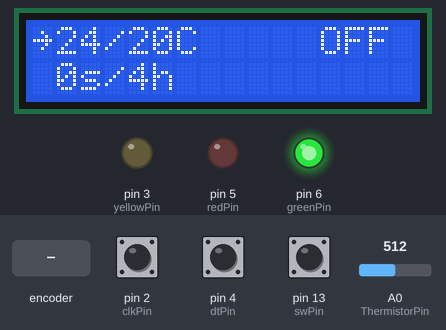
Bench run of a sketch on a simulated Arduino Uno, built with avr-gcc and run on an emulated ATmega328P. Shown: 16×2 character LCD, output pins drawn as LEDs (lit = HIGH). The test bench sets the inputs (shaded band); at power-on: A0 (ThermistorPin) = 512, pin 13 (swPin) HIGH, pin 2 (clkPin) HIGH, pin 4 (dtPin) HIGH. What the sketch prints to the serial monitor is not drawn.

Above: at 1.2 s.
1.3 s: A0 (ThermistorPin) set to 122
At 4.1 s:
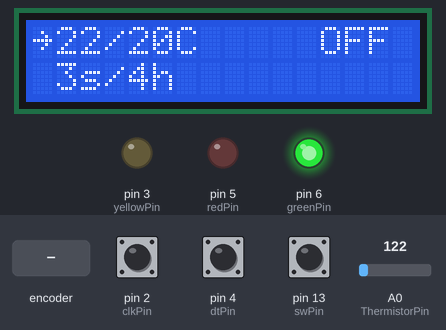
4.3 s: pin 13 (swPin) pulled LOW for 0.15 s
At 4.86 s:
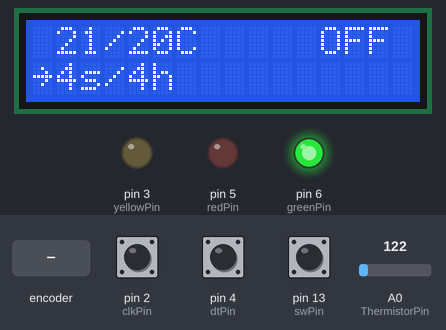
5.0 s: pin 13 (swPin) pulled LOW for 3.2 s
At 9.2 s:
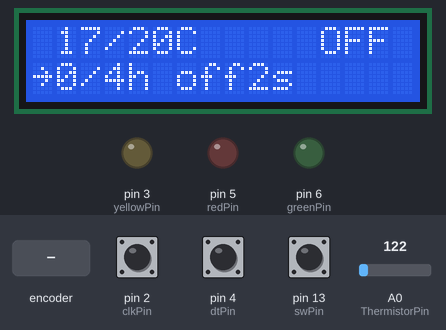
9.7 s: rotary encoder on pin 2 (clkPin) / pin 4 (dtPin) turned 1 step (first pin leading)
At 10.6 s:
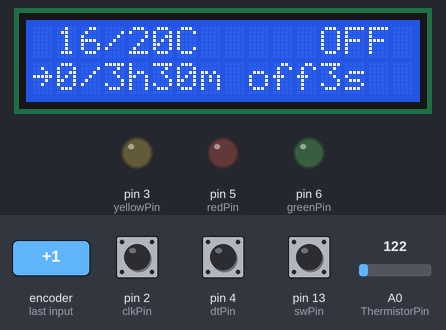
12.6 s: A0 (ThermistorPin) set to 900
At 13.5 s:
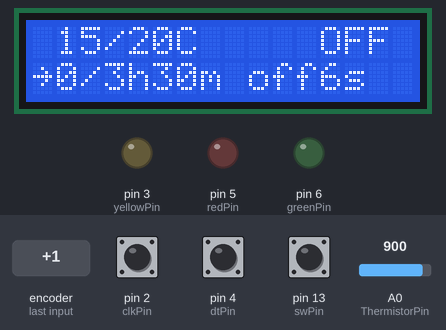
15.6 s: pin 13 (swPin) pulled LOW for 1 s
At 18.5 s:
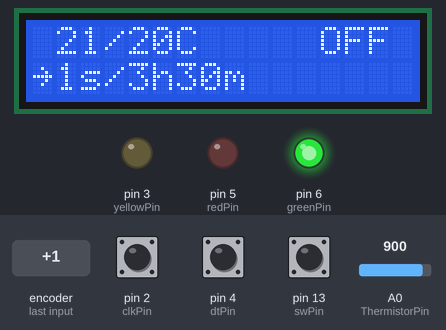
Timing chart, 0 to 19.1 s (numbered marks = the images above; inputs shaded):
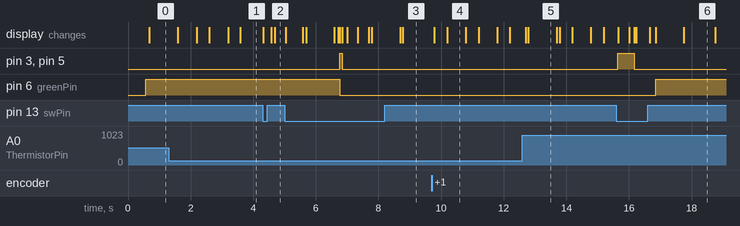

Measured:
- after the input at 4.3 s, the display: first changes at once (image 2 shows a later state)
- after the input at 5.0 s, pin 3 (yellowPin), pin 5 (redPin): LOW → HIGH after 1.8 s, → LOW 0.08 s later; the display: first changes at once (image 3 shows a later state)
- after the input at 9.7 s, the display: first changes after 0.09 s (image 4 shows a later state)
- after the input at 15.6 s, pin 3 (yellowPin), pin 5 (redPin): LOW → HIGH at once, → LOW 0.54 s later; the display: first changes after 0.06 s (image 6 shows a later state)
- what the display in image 4 shows lasts 0.6 s, from 10.2 s to 10.8 s
- what the display in image 5 shows lasts 0.9 s, from 12.8 s to 13.7 s
- what the display in image 6 shows lasts 1.0 s, from 17.8 s to 18.8 s

The sketch:

arduino-thermistor.ino
```cpp
#include <LiquidCrystal_I2C.h>
#include <Wire.h>

// Thermistor setup
int ThermistorPin = 0;
int Vo;
float R1 = 10000;
float logR2, R2, T;
float c1 = 1.009249522e-03, c2 = 2.378405444e-04, c3 = 2.019202697e-07;

// LCD setup
const int screenW = 16;
const int screenH = 2;
// LiquidCrystal lcd(7, 8, 9, 10, 11, 12);
LiquidCrystal_I2C lcd(0x27, screenW, screenH);

// LED pins
const int redPin = 5;
const int greenPin = 6;
const int yellowPin = 3;

bool warming = false;

// Encoder pins
const int clkPin = 2;
const int dtPin = 4;
const int swPin = 13;


// Temperature and time settings
float targetTempC = 20.0;
float lastTargetTemp = -1;
int targetMinutes = 240;
bool fahrenheit = false;

// State management
const int MODE_OFF = 0;
const int MODE_ON = 1;
const int MODE_DONE = -1;
int mode = MODE_OFF;

const int samplesMaxI = 100;
float samples[100];

const int sampleDelay = 5;
const int resampleDelay = 500;

double samplesSum = 0.0;
const double samplesMax = (double)samplesMaxI;
// ^ "On the Uno and other ATMEGA based boards, Double precision floating-point number occupies four bytes.
//   That is, the double implementation is exactly the same as the float,
//   with no gain in precision. On the Arduino Due, doubles have 8-byte (64 bit) precision."
int sampleCount = 0;
// Allow rotating the buffer without rewriting each value:
int oldestIndex = -1;
int emptyIndex = -1;

// const float variance = (float)(0.43 * 10.0 / (float)samplesMax);
// ^ varies by around 0.42 if taking an average of 10 samples, so check difference rather than truncated/rounded.
const float variance = (float)(0.23 * 100.0 / (float)samplesMax);
// ^ varies by around 0.23 if taking an average of 100 samples, so check difference rather than truncated/rounded.


// Time tracking
long tempReachedTick = -1;
long stateChangeT = -1000;
long tempLostTick = -1;
unsigned long lastDebounceTime = 0;
const unsigned long debounceDelay = 250; // 250ms debounce for LEDs
int lastShownTempI = -1;
float lastShownTemp = -1;
int lastUnitIsF = fahrenheit;
long lastTempReachedSecond = -1;
// long lastTempReached = -1;  // temp used when marked reached
long lastTempLostSecond = -1;

// Cursor management
int cursorIdx = 0;
int prevCursorIdx = -1;  // -1 to force first draw
const char cursorChar = '\x7E'; // Right-pointing arrow (fallback)
String heatingStr = "+";

const int optionX = 12; // where to start right side options
const int optionCursorX = optionX - 1; // don't clear this when clearing left column (managed by cursor code)

// Encoder state
const int interrupt0 = 0; // clkPin (pin 2)
const int interrupt1 = 1; // dtPin (pin 4)
volatile int count = 0;
volatile byte encoderState = 0;
volatile int stateCount = 0; // Track state transitions per notch
volatile int lastUsedCount = count;
volatile int lastCLK = 9999;
volatile int presses = 0;
volatile int lastDT = HIGH; // Only count press more than once if user let go!

double sumSamples() {
  double sum = 0.0;
  for (int i = 0; i < sampleCount; i++) {
    sum += (double)samples[i];
  }
  return sum;
}

float averageSamples() {
  float average = 0.0f;
  for (int i=0; i < sampleCount; i++) {
    if (i == emptyIndex) {
      continue;
    }
    average += samples[i] / (float)sampleCount;
  }
  return average;
}

float popSample() {
  if (sampleCount < 1) {
    Serial.println("error=\"call acquireSample before popSample after init/clear\"");
    return 0.0f;
  }
  if (sampleCount < samplesMaxI) {
    Serial.println("error=\"call popSample only when buffer is full\"");
    return 0.0f;
  }

  // too slow:
  //float value = samples[0];
  //for (int i=1; i < sampleCount; i++) {
  //  samples[i-1] = samples[i];
  //}
  // so rotate buffer virtually instead:
  if (oldestIndex == -1) {
    oldestIndex = 0;
  }
  float value = samples[oldestIndex];
  emptyIndex = oldestIndex;
  oldestIndex++;
  if (oldestIndex == samplesMaxI) {
    oldestIndex = 0;
  }

  // sampleCount -= 1;
  return value;
}

// Convert milliseconds to human-readable format
//[<h>h][<m>m]<s>s (last part only shown if showSeconds is true)
String hr_milliseconds(long ms, bool showSeconds) {
  long seconds = ms / 1000;
  long hours = seconds / 3600;
  seconds %= 3600;
  long minutes = seconds / 60;
  seconds %= 60;

  String result = "";
  if (hours > 0) {
    result += String(hours) + "h";
    if (minutes > 0 || seconds > 0) {
      result += String(minutes) + "m";
      if ((seconds > 0) && showSeconds) {
        result += String(seconds) + "s";
      }
    }
  } else if (minutes > 0) {
    result += String(minutes) + "m";
    if ((seconds > 0) && showSeconds) {
      result += String(seconds) + "s";
    }
  } else {
    result += showSeconds ? String(seconds) + "s" : "0m";
  }
  return result;
}

String millisecondsToHMS(long ms) {
  return hr_milliseconds(ms, true);
}

String millisecondsToHM(long ms) {
  return hr_milliseconds(ms, false);
}


void setup() {
  // Initialize I2C LCD
  lcd.init();
  lcd.backlight();
  lcd.clear();

  // Initialize LED pins
  pinMode(redPin, OUTPUT);
  pinMode(greenPin, OUTPUT);
  pinMode(yellowPin, OUTPUT);

  // Set initial LED states
  digitalWrite(redPin, LOW);
  setWarming(false);
  digitalWrite(greenPin, LOW);
  digitalWrite(yellowPin, LOW);

  // Initialize encoder pins
  pinMode(clkPin, INPUT);
  pinMode(dtPin, INPUT);
  pinMode(swPin, INPUT);
  digitalWrite(swPin, HIGH);
  // Grok had made these into one line: `pinMode(swPin, INPUT_PULLUP);`, but 37 Sensor Kit V2.0 documentation says set INPUT and HIGH
  // lastClkState = digitalRead(clkPin);
  // lastClk = digitalRead(clkPin);  // TODO: why not declared?

  // attachInterrupt(interrupt0, ClockChanged, CHANGE);
  // attachInterrupt(interrupt0, ClockRising, RISING);
  // ^ RISING, since CHANGE gets called twice per notch (LOW to HIGH *and* HIGH to LOW).

  // Attach interrupts on CLK and DT
  attachInterrupt(interrupt0, ClockChanged, CHANGE);
  attachInterrupt(interrupt1, EncoderChanged, CHANGE);

  // Initialize serial for debugging
  Serial.begin(9600);

  // Set initial time tracking
  tempLostTick = -1;
  tempReachedTick = -1;
  showMode();

  // Initialize encoder state
  encoderState = (digitalRead(clkPin) << 1) | digitalRead(dtPin);
}

// Get the temperature and place it in the smoothing queue.
void acquireSample() {
  // Read thermistor
  Vo = analogRead(ThermistorPin);
  R2 = R1 * (1023.0 / (float)Vo - 1.0);
  logR2 = log(R2);
  T = (1.0 / (c1 + c2*logR2 + c3*logR2*logR2*logR2));
  T = T - 273.15;  // Temperature in Celsius
  samplesSum += T;  // maintain a pre-smoothed value
  if (sampleCount >= samplesMax) {
    samplesSum -= popSample();
    samples[emptyIndex] = T;
    emptyIndex = -1;
    // Now there is no empty index, the old empty index is the newest,
    //   so oldestIndex is one after that.
  } else {
    samples[sampleCount] = T;
    sampleCount += 1;
  }
}

void loopOld() {
  if (sampleCount < samplesMaxI) {
    delay(sampleDelay);
  }
  acquireSample();

  // Update time tracking
  unsigned long currentMillis = millis();

  checkInput(currentMillis);

  if ((!handleInput(currentMillis)) && sampleCount < samplesMaxI) {
    // ^ do handleInput before short-circuit so interactions aren't skipped
    return;
  }


  if (sampleCount == samplesMaxI) {
    // We are rotating the buffer, so after buffer fills this code is going to repeat quickly
    //   (so slow it down):
    delay(resampleDelay);
  }

  calculateTemp(currentMillis, false);
}

void loop() {
  static unsigned long lastSampleTime = 0;
  static unsigned long lastResampleTime = 0;
  unsigned long currentMillis = millis();

  // Non-blocking sample acquisition
  if (sampleCount < samplesMaxI) {
    if (currentMillis - lastSampleTime >= sampleDelay) {
      acquireSample();
      lastSampleTime = currentMillis;
    }
  } else if (currentMillis - lastResampleTime >= resampleDelay) {
    acquireSample();
    lastResampleTime = currentMillis;
  }

  // Always check inputs to avoid missing presses
  checkInput(currentMillis);
  bool changed = handleInput(currentMillis);

  // Process temperature if buffer is full or input changed
  if (sampleCount >= samplesMaxI || changed) {
    calculateTemp(currentMillis, changed);
  }
}

void calculateTemp(unsigned long currentMillis, bool forceOutputCheck) {
  if (sampleCount < 1) {
    acquireSample();
  }

  T = samplesSum / (double)sampleCount;  // smoothed average temperature (quick)
  // T = averageSamples();  // smoothed average temperature

  if (T >= targetTempC) {
    if (tempReachedTick == -1) {
      Serial.print(T);
      Serial.print("C reached or above target temperature ");
      Serial.print(targetTempC);
      Serial.println("C");
      tempReachedTick = currentMillis;
      tempLostTick = -1;
      stateChangeT = (int)T;
    }
  } else {
    if (tempLostTick == -1) {
      Serial.print(T);
      Serial.print("C dropped below target temperature ");
      Serial.print(targetTempC);
      Serial.println("C");
      tempLostTick = currentMillis;
      tempReachedTick = -1;
      stateChangeT = (int)T;
    }
  }

  // Check if target minutes reached
  if (tempReachedTick > -1 && (tempReachedTick / 1000 / 60) >= targetMinutes) {
    setMode(currentMillis, MODE_DONE);
  }

  if ((currentMillis - lastDebounceTime >= debounceDelay) || forceOutputCheck) {
    updateLEDs(currentMillis, T);
  }

  updateLCD(currentMillis, T);
}

// check encoder button (*not* rotation)
bool checkInput(unsigned long currentMillis) {
  // encoder rotation
  bool changed = false;
  /*
  int clkState = digitalRead(clkPin);
  if (clkState != lastClkState) {
    changeValue(digitalRead(dtPin) != clkState);
  }
  lastClkState = clkState;
  */
  int dtValue = digitalRead(swPin);
  if (dtValue == LOW && lastDT != LOW) {
    presses++;
    changed = true;
  }
  lastDT = dtValue;
  return changed; // presses > 0;
}

bool handleInput(unsigned long currentMillis) {
  // Handle encoder switch
  bool handled = false;
  static unsigned long lastSwitchTime = 0;
  if (presses > 0 && (currentMillis - lastSwitchTime) > 500) {
    cursorIdx = (cursorIdx + 1) % 3; // Cycle 0,1,2
    lastSwitchTime = currentMillis;
    // changed = true;
    calculateTemp(currentMillis, true);
    presses = 0;
    handled = true;
  }
  return handled;
}

void setWarming(bool enable) {
  if (warming != enable) {
    warming = enable;
    showMode();
  }
}

void updateLEDs(unsigned long currentMillis, float T) {
  String unit = fahrenheit ? "F" : "C";
  bool heatPinState = (mode == MODE_ON && T < targetTempC) ? HIGH : (T >= targetTempC + 1.0 ? LOW : digitalRead(yellowPin));
  setWarming(heatPinState);
  if (mode == MODE_ON) {
    digitalWrite(redPin, heatPinState);
    digitalWrite(greenPin, T >= targetTempC ? HIGH : LOW);
    digitalWrite(yellowPin, heatPinState);
  } else {
    digitalWrite(redPin, LOW);
    digitalWrite(greenPin, T >= targetTempC ? HIGH : LOW);
    digitalWrite(yellowPin, LOW);
  }
  Serial.print((mode==MODE_OFF)?"OFF":((mode==MODE_ON)?"ON":("DONE")));
  Serial.print(" warming=");
  Serial.print(warming);
  Serial.print(" temperature=");
  Serial.print(T);
  Serial.print(unit);
  Serial.print("/");
  Serial.print(targetTempC);
  Serial.print("C");
  if (tempReachedTick > -1) {
    Serial.print(" sustained=");
    Serial.print(millisecondsToHMS((currentMillis-tempReachedTick)));
  }
  Serial.print(" set ");
  if (cursorIdx==0) {
    Serial.print("target=");
    Serial.print(targetTempC);
  } else if (cursorIdx==1) {
    Serial.print("time=");
    Serial.print(millisecondsToHMS((long)targetMinutes*60*1000));
  } else {  //cursorIdx==2
    Serial.print("mode=");
    Serial.print((mode==MODE_OFF)?"OFF":((mode==MODE_ON)?"ON":("DONE")));
  }
  Serial.println();
  lastDebounceTime = currentMillis;
}

void updateLCD(unsigned long currentMillis, float T) {
  float displayTemp = fahrenheit ? (T * 9.0 / 5.0 + 32.0) : T;
  String unit = fahrenheit ? "F" : "C";

  if (cursorIdx != prevCursorIdx) {
    lcd.setCursor(0, 0);
    Serial.print("lcd.cursorIdx=");
    Serial.println(cursorIdx);
    lcd.write(cursorIdx == 0 ? cursorChar : ' ');
    lcd.setCursor(0, 1);
    lcd.write(cursorIdx == 1 ? cursorChar : ' ');
    lcd.setCursor(11, 0);
    lcd.write(cursorIdx == 2 ? cursorChar : ' ');
    if (prevCursorIdx == 2) {
      setMode(currentMillis, MODE_OFF);
    } else if (cursorIdx == 2) {
      setMode(currentMillis, MODE_ON);
    }
    showMode();
    prevCursorIdx = cursorIdx;
  }

  // const int maxLength = 16;
  const int maxLength = optionCursorX;

  // First line: Temperature
  int roundDisplayTemp = (int)(displayTemp);
  // if ((lastShownTempI != roundDisplayTemp) || (lastUnitIsF != fahrenheit) || (lastTargetTemp != targetTempC)) {
  if ((abs(lastShownTemp-displayTemp) > variance) || (lastUnitIsF != fahrenheit) || (lastTargetTemp != targetTempC)) {
    // || (lastShownTempI != stateChangeT)
    //int roundT = (int)(T);  // NOTE: commented +.5 to round since display should follow *sustained minimum*
    Serial.print("lcd.T=");
    Serial.println(displayTemp);
    lcd.setCursor(1, 0);
    String tempStr = String(roundDisplayTemp) + "/" + String((int)targetTempC) + unit;
    lcd.print(tempStr);
    lastShownTempI = roundDisplayTemp;
    lastShownTemp = displayTemp;
    lastUnitIsF = fahrenheit;
    lastTargetTemp = targetTempC;
    // Clear remaining columns
    for (int i = tempStr.length() + 1; i < maxLength; i++) {  // +1 since one cursor/blank is always to left of the message.
      lcd.write(' ');
    }
  }

  // Second line: Time status
  if ((tempReachedTick==-1) && (tempLostTick==-1)) {
    Serial.println("error=\"Must call calculateTemp at least once before updateLCD\"");
  } else if ((lastTempReachedSecond != (long)((currentMillis - tempReachedTick) / 1000)) || (lastTempLostSecond != (long)((currentMillis - tempLostTick) / 1000))) {
    lcd.setCursor(1, 1);
    String line2;
    if (tempLostTick > -1) {
      line2 = "0/" + millisecondsToHMS((long)targetMinutes * 60 * 1000) + (warming?" pre":" off") + millisecondsToHMS(currentMillis - tempLostTick);
    } else {
      line2 = millisecondsToHMS(currentMillis - tempReachedTick) + "/" + millisecondsToHM((long)targetMinutes * 60 * 1000);
    }
    lcd.print(line2);
    // Clear remaining columns
    for (int i = line2.length() + 1; i < screenW; i++) {  // +1 since one cursor/blank is always to left of the message.
      // Don't use maxLength, since there is no room for anything on the 2nd line anyway (may be long such as "0/3h30m off1m18s" or "1h30m18s/3h30m")
      lcd.write(' ');
    }
    // Even if -1, do division same as the "if" condition:
    lastTempReachedSecond = (long)((currentMillis - tempReachedTick) / 1000);
    lastTempLostSecond = (long)((currentMillis - tempLostTick) / 1000);
  }
}

void setMode(long currentMillis, int newMode) {
  if (newMode != mode) {
    mode = newMode;
    showMode();
    // Don't say preheating 1hr if was off 1hr, and vise versa:
    if ((tempLostTick != -1) && (currentMillis != -1)) {
      tempLostTick = (currentMillis == -1) ? millis() : currentMillis;
    }
  }
}

void showMode() {
  // Write mode string at (12,0)
  lcd.setCursor(12, 0);  // near right edge of 1st row
  if (mode == MODE_ON) {
    lcd.print(warming ? ("ON " + heatingStr) : "ON  ");
  } else if (mode == MODE_OFF) {
    lcd.print("OFF ");
  } else {
    lcd.print("DONE");
  }
}

void changeValue(bool right) {
  if (right) { // Right rotation
    if (cursorIdx == 0) {
      targetTempC += 5;
    } else if (cursorIdx == 1) {
      targetMinutes += 30;
    }
  } else { // Left rotation
    if (cursorIdx == 0) {
      targetTempC -= 5;
    } else if (cursorIdx == 1) {
      targetMinutes = max(0, targetMinutes - 30); // Prevent negative
    }
  }
}

void EncoderChanged() {
  // checkInput();
  if (digitalRead(swPin) == LOW) {
    presses++;
  }
}


//The interrupt handlers
void ClockChanged()
{
  // based on 37 Sensor Kit V2.0 example
  int clkValue = digitalRead(clkPin);//Read the CLK pin level
  int dtValue = digitalRead(dtPin);//Read the DT pin level
  if (lastCLK != clkValue)
  {
    lastCLK = clkValue;
    count += (clkValue != dtValue ? 1 : -1);//CLK and inconsistent DT + 1, otherwise - 1

    //Serial.print("count:");
    //Serial.println(count);
    if (abs(lastUsedCount-count) > 1) {
      if (count < lastUsedCount) {
        changeValue(true); // Right rotation
      }
      else {
        changeValue(false); // Left rotation
      }
      lastUsedCount = count;
    }
  }
}
```
